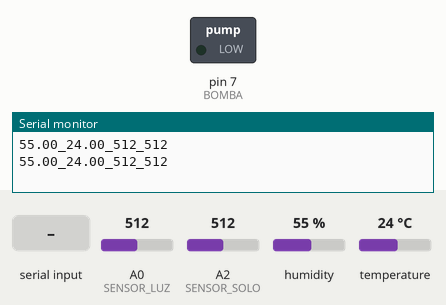
Simulated run of this sketch. Board: Arduino Uno, built with avr-gcc and run on an emulated ATmega328P. Shown: switched loads named in the sketch (green lamp = pin HIGH), the last lines printed to the serial monitor. The test bench sets the inputs (shaded band); at power-on: A0 (SENSOR_LUZ) = 512, A2 (SENSOR_SOLO) = 512, humidity 55 %, temperature 24 °C.

Above: at 1.2 s.
1.3 s: "1" received over Serial
At 3.6 s:
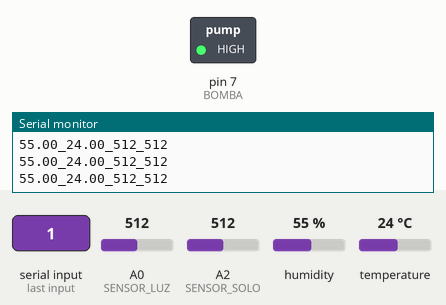
Timing chart, 0 to 10.5 s (numbered marks = the images above; inputs shaded):
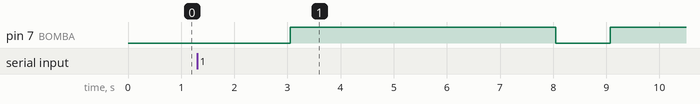

Measured:
- after the input at 1.3 s, pin 7 (BOMBA): LOW → HIGH after 1.7 s, → LOW 5.0 s later, → HIGH 1.0 s later

The sketch:

arduino_uno.ino
```cpp
#include "DHT.h"

#define SENSOR_LUZ A0
#define SENSOR_DHT A1
#define SENSOR_SOLO A2

#define BOMBA 7

DHT dht(SENSOR_DHT, DHT11);

char sensorsStatus[] = "11110";
String sensorsValues;

void serialFlush(){
  while(Serial.available() > 0) {
    char t = Serial.read();
  }
}

void setup() {
  Serial.begin(115200);
  pinMode(BOMBA, OUTPUT);
}

void loop() {
  if (sensorsStatus[4] == '1') {
    digitalWrite(BOMBA, HIGH);
    delay(5000);
    digitalWrite(BOMBA, LOW);
  }
  sensorsValues = "";
  if (sensorsStatus[0] == '1') {
    float dht_u = dht.readHumidity();
    if (!isnan(dht_u)) {
      sensorsValues += String(dht_u);
    } else {
      sensorsValues += "nan";
    }
  } else {
    sensorsValues += "off";
  }

  sensorsValues += "_";

  if (sensorsStatus[1] == '1') {
    float dht_t = dht.readTemperature();
    if (!isnan(dht_t)) {
      sensorsValues += String(dht_t);
    } else {
      sensorsValues += "nan";
    }
  } else {
    sensorsValues += "off";
  }

  sensorsValues += "_";
  if (sensorsStatus[2] == '1') {
    int luz = analogRead(SENSOR_LUZ);
    sensorsValues += String(luz);
  } else {
    sensorsValues += "off";
  }

  sensorsValues += "_";
  if (sensorsStatus[3] == '1') {
    int solo = analogRead(SENSOR_SOLO);
    sensorsValues += String(solo);
  } else {
    sensorsValues += "off";
  }

  Serial.println(sensorsValues);
  if (Serial.available()) {
    // Lê 5 caracteres da entrada serial,
    // mas só atualiza se o caractere for '0' ou '1'.
    for (int i = 0; i < 5; i++) {
      char c = char(Serial.read());
      if (c == '1' || c == '0') {
        sensorsStatus[i] = c;
      } else {
        sensorsStatus[i] = '1';
      }
    }
    // Limpa o buffer do serial
    serialFlush();
  }
  delay(1000);
}
```
